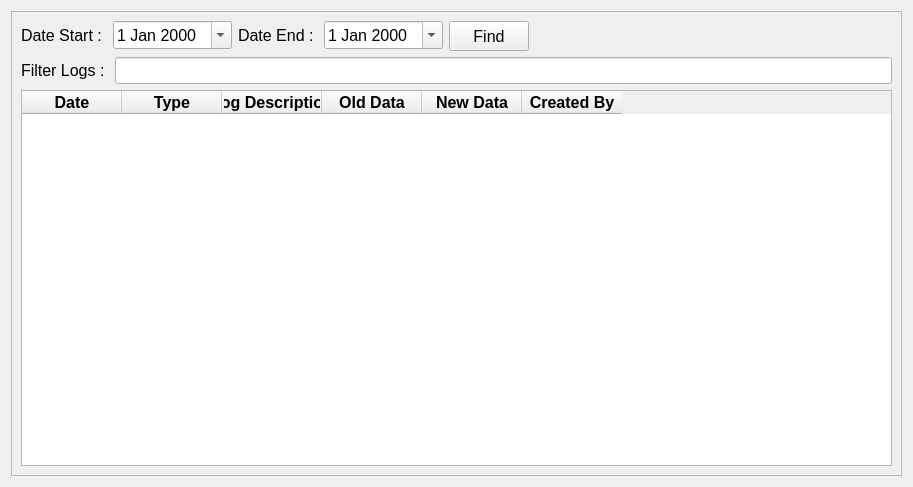
<?xml version="1.0" encoding="UTF-8"?>
<ui version="4.0">
 <class>Form</class>
 <widget class="QWidget" name="Form">
  <property name="geometry">
   <rect>
    <x>0</x>
    <y>0</y>
    <width>913</width>
    <height>487</height>
   </rect>
  </property>
  <property name="windowTitle">
   <string>Logs</string>
  </property>
  <layout class="QGridLayout" name="gridLayout_2">
   <item row="0" column="0">
    <widget class="QFrame" name="frame">
     <property name="frameShape">
      <enum>QFrame::StyledPanel</enum>
     </property>
     <property name="frameShadow">
      <enum>QFrame::Raised</enum>
     </property>
     <layout class="QGridLayout" name="gridLayout">
      <item row="0" column="0">
       <layout class="QVBoxLayout" name="verticalLayout">
        <item>
         <layout class="QHBoxLayout" name="horizontalLayout_2">
          <item>
           <layout class="QFormLayout" name="formLayout">
            <item row="0" column="0">
             <widget class="QLabel" name="start_date_logs_label">
              <property name="font">
               <font>
                <pointsize>12</pointsize>
               </font>
              </property>
              <property name="text">
               <string>Date Start : </string>
              </property>
             </widget>
            </item>
            <item row="0" column="1">
             <widget class="QDateEdit" name="start_date_logs_input">
              <property name="font">
               <font>
                <pointsize>12</pointsize>
               </font>
              </property>
              <property name="calendarPopup">
               <bool>true</bool>
              </property>
             </widget>
            </item>
           </layout>
          </item>
          <item>
           <layout class="QFormLayout" name="formLayout_2">
            <item row="0" column="0">
             <widget class="QLabel" name="end_date_logs_label">
              <property name="font">
               <font>
                <pointsize>12</pointsize>
               </font>
              </property>
              <property name="text">
               <string>Date End : </string>
              </property>
             </widget>
            </item>
            <item row="0" column="1">
             <widget class="QDateEdit" name="end_date_logs_input">
              <property name="font">
               <font>
                <pointsize>12</pointsize>
               </font>
              </property>
              <property name="calendarPopup">
               <bool>true</bool>
              </property>
             </widget>
            </item>
           </layout>
          </item>
          <item>
           <widget class="QPushButton" name="find_logs_button">
            <property name="minimumSize">
             <size>
              <width>0</width>
              <height>30</height>
             </size>
            </property>
            <property name="font">
             <font>
              <pointsize>12</pointsize>
             </font>
            </property>
            <property name="text">
             <string>Find</string>
            </property>
           </widget>
          </item>
          <item>
           <spacer name="horizontalSpacer">
            <property name="orientation">
             <enum>Qt::Horizontal</enum>
            </property>
            <property name="sizeHint" stdset="0">
             <size>
              <width>40</width>
              <height>20</height>
             </size>
            </property>
           </spacer>
          </item>
         </layout>
        </item>
        <item>
         <layout class="QHBoxLayout" name="horizontalLayout">
          <item>
           <widget class="QLabel" name="filter_logs_label">
            <property name="font">
             <font>
              <pointsize>12</pointsize>
             </font>
            </property>
            <property name="text">
             <string>Filter Logs : </string>
            </property>
           </widget>
          </item>
          <item>
           <widget class="QLineEdit" name="filter_logs_input">
            <property name="font">
             <font>
              <pointsize>12</pointsize>
             </font>
            </property>
           </widget>
          </item>
         </layout>
        </item>
        <item>
         <widget class="QTableWidget" name="logs_table">
          <column>
           <property name="text">
            <string>Date</string>
           </property>
           <property name="font">
            <font>
             <pointsize>12</pointsize>
             <weight>75</weight>
             <bold>true</bold>
            </font>
           </property>
           <property name="textAlignment">
            <set>AlignCenter</set>
           </property>
          </column>
          <column>
           <property name="text">
            <string>Type</string>
           </property>
           <property name="font">
            <font>
             <pointsize>12</pointsize>
             <weight>75</weight>
             <bold>true</bold>
            </font>
           </property>
           <property name="textAlignment">
            <set>AlignCenter</set>
           </property>
          </column>
          <column>
           <property name="text">
            <string>Log Description</string>
           </property>
           <property name="font">
            <font>
             <pointsize>12</pointsize>
             <weight>75</weight>
             <bold>true</bold>
            </font>
           </property>
           <property name="textAlignment">
            <set>AlignCenter</set>
           </property>
          </column>
          <column>
           <property name="text">
            <string>Old Data</string>
           </property>
           <property name="font">
            <font>
             <pointsize>12</pointsize>
             <weight>75</weight>
             <bold>true</bold>
            </font>
           </property>
           <property name="textAlignment">
            <set>AlignCenter</set>
           </property>
          </column>
          <column>
           <property name="text">
            <string>New Data</string>
           </property>
           <property name="font">
            <font>
             <pointsize>12</pointsize>
             <weight>75</weight>
             <bold>true</bold>
            </font>
           </property>
           <property name="textAlignment">
            <set>AlignCenter</set>
           </property>
          </column>
          <column>
           <property name="text">
            <string>Created By</string>
           </property>
           <property name="font">
            <font>
             <pointsize>12</pointsize>
             <weight>75</weight>
             <bold>true</bold>
            </font>
           </property>
           <property name="textAlignment">
            <set>AlignCenter</set>
           </property>
          </column>
         </widget>
        </item>
       </layout>
      </item>
     </layout>
    </widget>
   </item>
  </layout>
 </widget>
 <resources/>
 <connections/>
</ui>
